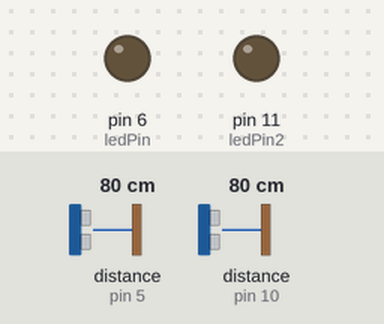
Bench run of a sketch on a simulated Arduino Mega 2560, built with avr-gcc and run on an emulated ATmega2560. On the bench: output pins drawn as LEDs (lit = HIGH). The inputs (shaded band) are chosen by the test bench; at power-on: distance to the obstacle (sensors on pin 5, pin 10) 80 cm. The echo pulse lasts 58.3 µs per cm; what the sketch prints to the serial monitor is not drawn.

Above: at 1.2 s.
1.3 s: distance to the obstacle (sensor on pin 5) set to 7 cm
2.8 s: distance to the obstacle (sensor on pin 5) set to 4 cm
At 3.7 s:
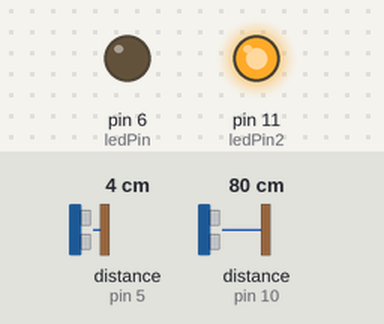
4.3 s: distance to the obstacle (sensor on pin 10) set to 7 cm
7.3 s: distance to the obstacle (sensor on pin 10) set to 4 cm
At 8.0 s:
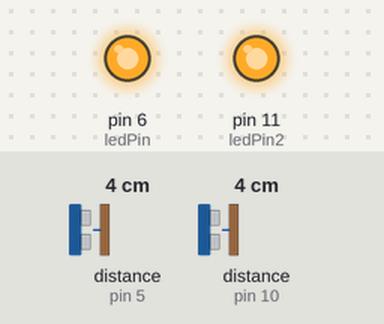
8.9 s: distance to the obstacle (sensor on pin 5) set to 9 cm
At 9.8 s:
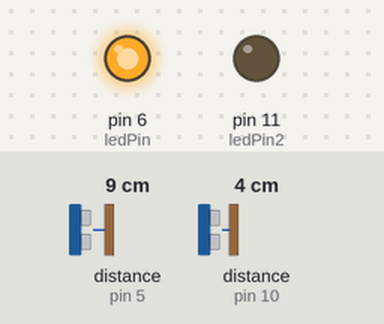
10.4 s: distance to the obstacle (sensor on pin 5) set to 2 cm
At 11.6 s:
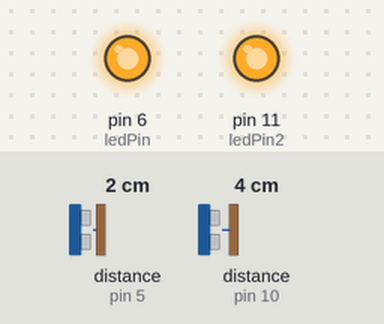
Timing chart, 0 to 12.9 s (numbered marks = the images above; inputs shaded):
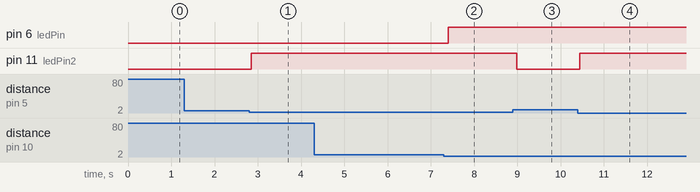

Measured:
- the behaviour switches between 6 and 5 cm on distance to the obstacle (sensor on pin 5) (found by bisection; images 0 and 1)
- the behaviour switches between 6 and 5 cm on distance to the obstacle (sensor on pin 10) (found by bisection; images 1 and 2)
- after the input at 1.3 s, every drawn part: stays the same
- after the input at 2.8 s, pin 11 (ledPin2): LOW → HIGH after 0.05 s
- after the input at 4.3 s, every drawn part: stays the same
- after the input at 7.3 s, pin 6 (ledPin): LOW → HIGH after 0.10 s
- after the input at 8.9 s, pin 11 (ledPin2): HIGH → LOW after 0.09 s
- after the input at 10.4 s, pin 11 (ledPin2): LOW → HIGH at once

The sketch:

bluetooth_ultrasonic.ino
```cpp
//https://bitbucket.org/teckel12/arduino-new-ping/wiki/Home#!15-sensors-sketch

#include <NewPing.h>
#include <SoftwareSerial.h>

const int RX_PIN = 0;
const int TX_PIN = 1;
const int BLUETOOTH_BAUD_RATE = 9600;

int val = 0;
char trip1[] = "a";
char trip2[] = "b";

#define SONAR_NUM     2  // Number of sensors.
#define MAX_DISTANCE 5 // Maximum distance (in cm) to ping.
#define PING_INTERVAL 33 // Milliseconds between sensor pings (29ms is about the min to avoid cross-sensor echo).

unsigned long pingTimer[SONAR_NUM]; // Holds the times when the next ping should happen for each sensor.
unsigned int cm[SONAR_NUM];         // Where the ping distances are stored.
uint8_t currentSensor = 0;          // Keeps track of which sensor is active.

NewPing sonar[SONAR_NUM] = {     // Sensor object array.
  NewPing(9,10, MAX_DISTANCE), // Each sensor's trigger pin, echo pin, and max distance to ping.
  NewPing(3,5, MAX_DISTANCE)
};

SoftwareSerial bluetooth(RX_PIN, TX_PIN);

const int ledPin = 6;
const int ledPin2 = 11;

void setup() {
  // put your setup code here, to run once:
  Serial.begin(BLUETOOTH_BAUD_RATE);
  bluetooth.begin(BLUETOOTH_BAUD_RATE);
  pingTimer[0] = millis() + 75;           // First ping starts at 75ms, gives time for the Arduino to chill before starting.
  for (uint8_t i = 1; i < SONAR_NUM; i++) // Set the starting time for each sensor.
    pingTimer[i] = pingTimer[i - 1] + PING_INTERVAL;

  pinMode(ledPin, OUTPUT); // Sets the trigPin as an Output
  pinMode(ledPin2, OUTPUT); // Sets the trigPin as an Output
//  digitalWrite(ledPin2, LOW);
}

void loop() {
  // put your main code here, to run repeatedly:
  for (uint8_t i = 0; i < SONAR_NUM; i++) { // Loop through all the sensors.
    if (millis() >= pingTimer[i]) {         // Is it this sensor's time to ping?
      pingTimer[i] += PING_INTERVAL * SONAR_NUM;  // Set next time this sensor will be pinged.
      if (i == 0 && currentSensor == SONAR_NUM - 1) oneSensorCycle(); // Sensor ping cycle complete, do something with the results.
      sonar[currentSensor].timer_stop();          // Make sure previous timer is canceled before starting a new ping (insurance).
      currentSensor = i;                          // Sensor being accessed.
      cm[currentSensor] = 0;                      // Make distance zero in case there's no ping echo for this sensor.
      sonar[currentSensor].ping_timer(echoCheck); // Do the ping (processing continues, interrupt will call echoCheck to look for echo).
    }
  }
  // Other code that *DOESN'T* analyze ping results can go here.
}

void echoCheck() { // If ping received, set the sensor distance to array.
  if (sonar[currentSensor].check_timer())
    cm[currentSensor] = sonar[currentSensor].ping_result / US_ROUNDTRIP_CM;
}

void oneSensorCycle() { // Sensor ping cycle complete, do something with the results.

  // The following code would be replaced with your code that does something with the ping results.
  if(cm[0] != 0)
  {
    digitalWrite(ledPin, HIGH);
    bluetooth.write(trip1);
    Serial.write(bluetooth.read());
  }
  else
  {
    digitalWrite(ledPin, LOW);
  }

  if(cm[1] != 0)
  {
    digitalWrite(ledPin2, HIGH);
    bluetooth.write(trip2);
    Serial.write(bluetooth.read());
  }
  else
    digitalWrite(ledPin2, LOW);

//  for (uint8_t i = 0; i < SONAR_NUM; i++) {
//    Serial.print(i);
//    Serial.print("=");
//    Serial.print(cm[i]);
//    Serial.print("cm ");
//  }
//  Serial.println();
}
```
